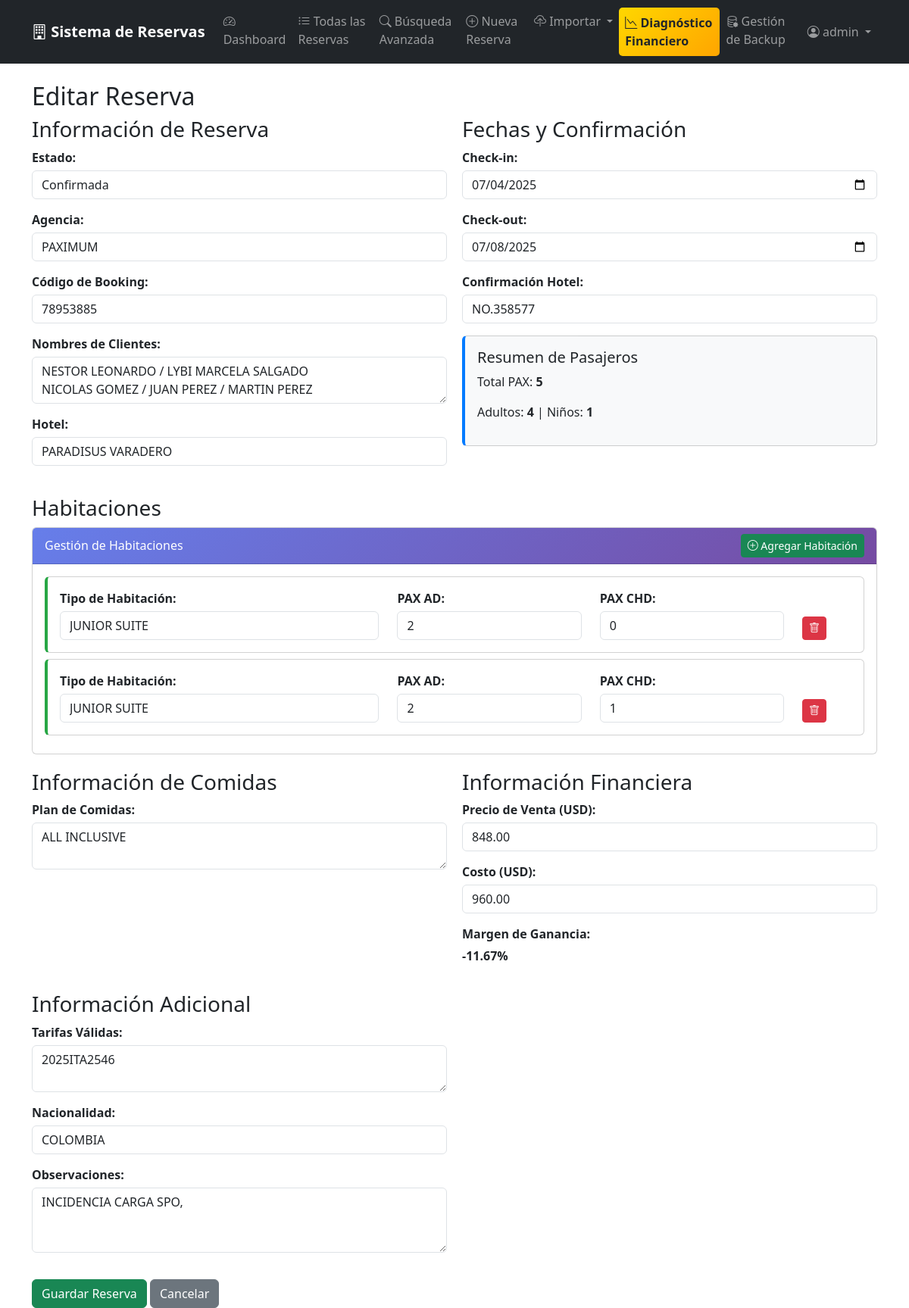
Page /118/update/ (signed in) on the committed database.
### reservations/models.py (models this page shows, shortened)
class Reservation(models.Model):
    STATUS_CHOICES = [
        ('OK', 'Confirmada'),
        ('CXX', 'Cancelada'),
        ('PENDING', 'Pendiente'),
    ]
    status = models.CharField(
        max_length=20,
        choices=STATUS_CHOICES,
        default='OK'
    )
    agency = models.CharField(max_length=100)
    booking_code = models.CharField(max_length=50, unique=True)
    clients_names = models.TextField()
    hotel = models.CharField(max_length=200)
    date_from = models.DateField()
    date_to = models.DateField()
    hotel_confirmation = models.CharField(max_length=100, blank=True)
    meal_plan = models.TextField(blank=True, verbose_name='Plan de Comidas')
    sale_price = models.DecimalField(max_digits=10, decimal_places=2)
    touch_cost = models.DecimalField(max_digits=10, decimal_places=2)
    profit_percentage = models.DecimalField(
        max_digits=8,
        decimal_places=2,
        blank=True,
        null=True
    )
    valid_rates = models.TextField(blank=True)
    nationality = models.CharField(max_length=50)
    remarks = models.TextField(blank=True)
    created_by = models.ForeignKey(
        User,
        on_delete=models.CASCADE
    )
    created_at = models.DateTimeField(auto_now_add=True)
    updated_at = models.DateTimeField(auto_now=True)
    class Meta:
        ordering = ['created_at']

### reservations/views.py (the view)
# urls.py: path('<int:pk>/update/', views.reservation_update, name='update'),
@login_required
def reservation_update(request, pk):
    reservation = get_object_or_404(Reservation, pk=pk)
    if request.method == 'POST':
        post_data = request.POST.copy()
        post_data = convertir_datos_a_uppercase(post_data)
        form = ReservationForm(post_data, instance=reservation)
        if form.is_valid():
            reservation = form.save()
            reservation.rooms.all().delete()
            room_data = request.POST.get('room_data')
            if room_data:
                rooms = json.loads(room_data)
                for room_info in rooms:
                    room_type_upper = room_info['room_type'].upper()
                    Room.objects.create(
                        reservation=reservation,
                        room_type=room_type_upper,
                        pax_ad=int(room_info['pax_ad']),
                        pax_chd=int(room_info['pax_chd'])
                    )
            messages.success(request, f'Reserva {reservation.booking_code} actualizada exitosamente!')
            return redirect('reservations:list')
        else:
            messages.error(request, 'Por favor corrige los errores en el formulario.')
    else:
        form = ReservationForm(instance=reservation)
    existing_rooms = list(reservation.rooms.values('room_type', 'pax_ad', 'pax_chd'))
    room_form = RoomForm()
    return render(request, 'reservations/form.html', {
        'form': form,
        'room_form': room_form,
        'existing_rooms': existing_rooms,
        'title': 'Editar Reserva'
    })

### reservations/forms.py
class RoomForm(forms.ModelForm):
    class Meta:
        model = Room
        fields = ['room_type', 'pax_ad', 'pax_chd']
        widgets = {
            'room_type': forms.TextInput(attrs={
                'class': 'form-control',
                'placeholder': 'Ej: Doble Standard, Suite, etc.'
            }),
            'pax_ad': forms.NumberInput(attrs={
                'class': 'form-control',
                'min': '0',
                'value': '1'
            }),
            'pax_chd': forms.NumberInput(attrs={
                'class': 'form-control',
                'min': '0',
                'value': '0'
            }),
        }

### reservations/templates/reservations/form.html (shortened to what this page needs)
{% extends 'reservations/base.html' %}
{% block content %}
<h2>{{ title }}</h2>
<form method="post" id="reservationForm">
    <div style="display: grid; grid-template-columns: 1fr 1fr; gap: 20px;">
        <div>
            <h3>Información de Reserva</h3>
            <div class="form-group">
                <label>Estado:</label>
                {{ form.status }}
            </div>
            <div class="form-group">
                <label>Agencia:</label>
                {{ form.agency }}
            </div>
            <div class="form-group">
                <label>Código de Booking:</label>
                {{ form.booking_code }}
            </div>
            <div class="form-group">
                <label>Nombres de Clientes:</label>
                {{ form.clients_names }}
            </div>
            <div class="form-group">
                <label>Hotel:</label>
                {{ form.hotel }}
            </div>
        </div>
        <div>
            <h3>Fechas y Confirmación</h3>
            <div class="form-group">
                <label>Check-in:</label>
                {{ form.date_from }}
            </div>
            <div class="form-group">
                <label>Check-out:</label>
                {{ form.date_to }}
            </div>
            <div class="form-group">
                <label>Confirmación Hotel:</label>
                {{ form.hotel_confirmation }}
            </div>
            <div class="pax-summary card mt-3">
                <div class="card-body">
                    <h5>Resumen de Pasajeros</h5>
                    <div id="paxSummary">
                        <p>Total PAX: <strong id="totalPax">0</strong></p>
                        <p>Adultos: <strong id="totalAd">0</strong> | Niños: <strong id="totalChd">0</strong></p>
                    </div>
                </div>
            </div>
        </div>
    </div>
    <div class="rooms-section mt-4">
        <h3>Habitaciones</h3>
        <div class="card">
            <div class="card-header d-flex justify-content-between align-items-center">
                <span>Gestión de Habitaciones</span>
                <button type="button" class="btn btn-success btn-sm" id="addRoomBtn">
                    <i class="bi bi-plus-circle"></i> Agregar Habitación
                </button>
            </div>
            <div class="card-body">
                <div id="roomsContainer">
                    {% if existing_rooms %}
                        {% for room in existing_rooms %}
                        <div class="room-item card mb-2">
                            <div class="card-body">
                                <div class="row">
                                    <div class="col-md-5">
                                        <label>Tipo de Habitación:</label>
                                        <input type="text" class="form-control room-type"
                                               value="{{ room.room_type }}"
                                               placeholder="Ej: Doble Standard">
                                    </div>
                                    <div class="col-md-3">
                                        <label>PAX AD:</label>
                                        <input type="number" class="form-control pax-ad"
                                               value="{{ room.pax_ad }}" min="0" value="1">
                                    </div>
                                    <div class="col-md-3">
                                        <label>PAX CHD:</label>
                                        <input type="number" class="form-control pax-chd"
                                               value="{{ room.pax_chd }}" min="0" value="0">
                                    </div>
                                    <div class="col-md-1 d-flex align-items-end">
                                        <button type="button" class="btn btn-danger btn-sm remove-room">
                                            <i class="bi bi-trash"></i>
                                        </button>
                                    </div>
                                </div>
                            </div>
                        </div>
                        {% endfor %}
                    {% endif %}
                </div>
            </div>
        </div>
    </div>
    <div style="display: grid; grid-template-columns: 1fr 1fr; gap: 20px; margin-top: 20px;">
        <div>
            <h3>Información de Comidas</h3>
            <div class="form-group">
                <label>Plan de Comidas:</label>
                {{ form.meal_plan }}
            </div>
        </div>
        <div>
            <h3>Información Financiera</h3>
            <div class="form-group">
                <label>Precio de Venta (USD):</label>
                {{ form.sale_price }}
            </div>
            <div class="form-group">
                <label>Costo (USD):</label>
                {{ form.touch_cost }}
            </div>
            {% if form.instance.profit_percentage %}
            <div class="form-group">
                <label>Margen de Ganancia:</label>
                <strong>{{ form.instance.profit_percentage|floatformat:2 }}%</strong>
            </div>
            {% endif %}
        </div>
    </div>
    <div style="display: grid; grid-template-columns: 1fr 1fr; gap: 20px; margin-top: 20px;">
        <div>
            <h3>Información Adicional</h3>
            <div class="form-group">
                <label>Tarifas Válidas:</label>
                {{ form.valid_rates }}
            </div>
            <div class="form-group">
                <label>Nacionalidad:</label>
                {{ form.nationality }}
            </div>
            <div class="form-group">
                <label>Observaciones:</label>
                {{ form.remarks }}
            </div>
        </div>
    </div>
    <div style="margin-top: 20px;">
        <button type="submit" class="btn btn-success">Guardar Reserva</button>
        <a href="{% url 'reservations:list' %}" class="btn btn-secondary">Cancelar</a>
    </div>
</form>
{% endblock %}

### reservations/templates/reservations/base.html (shortened to what this page needs)
<!DOCTYPE html>
<html lang="es" data-bs-theme="light">
<head>
    <link href="https://cdn.jsdelivr.net/npm/bootstrap@5.3.2/dist/css/bootstrap.min.css" rel="stylesheet">
    <link rel="stylesheet" href="https://cdn.jsdelivr.net/npm/bootstrap-icons@1.11.1/font/bootstrap-icons.css">
</head>
<body>
    <nav class="navbar navbar-expand-lg navbar-dark bg-dark">
        <div class="container">
            <a class="navbar-brand" href="{% url 'reservations:list' %}">
                <i class="bi bi-building"></i> Sistema de Reservas
            </a>
            <div class="collapse navbar-collapse" id="navbarNav">
                <ul class="navbar-nav me-auto">
                    <li class="nav-item">
                        <a class="nav-link" href="{% url 'reservations:dashboard' %}">
                            <i class="bi bi-speedometer2"></i> Dashboard
                        </a>
                    </li>
                    <li class="nav-item">
                        <a class="nav-link" href="{% url 'reservations:list' %}">
                            <i class="bi bi-list-ul"></i> Todas las Reservas
                        </a>
                    </li>
                    <li class="nav-item">
                        <a class="nav-link" href="{% url 'reservations:search' %}">
                            <i class="bi bi-search"></i> Búsqueda Avanzada
                        </a>
                    </li>
                    <li class="nav-item">
                        <a class="nav-link" href="{% url 'reservations:create' %}">
                            <i class="bi bi-plus-circle"></i> Nueva Reserva
                        </a>
                    </li>
                    <li class="nav-item dropdown">
                         <a class="nav-link dropdown-toggle" href="#" role="button" data-bs-toggle="dropdown">
                             <i class="bi bi-cloud-upload"></i> Importar
                         </a>
</li>
                    <li class="nav-item">
                        <a class="nav-link diagnostic-link text-dark fw-bold" href="{% url 'reservations:financial_debug' %}">
                            <i class="bi bi-graph-down"></i> Diagnóstico Financiero
                        </a>
                    </li>
                    <li class="nav-item">
                        <a class="nav-link" href="{% url 'reservations:backup_management' %}">
                             <i class="bi bi-database-gear"></i> Gestión de Backup
                        </a>
                    </li>
                </ul>
                <ul class="navbar-nav">
                    {% if user.is_authenticated %}
                    <li class="nav-item dropdown">
                        <a class="nav-link dropdown-toggle" href="#" role="button" data-bs-toggle="dropdown">
                            <i class="bi bi-person-circle"></i> {{ user.username }}
                        </a>
                    </li>
                    {% else %}
                    <li class="nav-item">
                        <a class="nav-link" href="{% url 'login' %}">
                            <i class="bi bi-box-arrow-in-right"></i> Iniciar Sesión
                        </a>
                    </li>
                    {% endif %}
                </ul>
            </div>
        </div>
    </nav>
    <div class="container mt-4">
        {% block content %}
        {% endblock %}
    </div>
</body>
</html>

### reservations/templates/reservations/base.html (style rules this page uses)
.navbar-brand { font-weight: 600; }
.card-header { background: linear-gradient(135deg, #667eea 0%, #764ba2 100%); color: white; }
.diagnostic-link { background: linear-gradient(135deg, #ffd700 0%, #ffa500 100%); border-radius: 5px; margin: 2px 0; }

### reservations/templates/reservations/form.html (style rules this page uses)
.form-group { margin-bottom: 15px; }
label { display: block; margin-bottom: 5px; font-weight: bold; }
input, select, textarea { width: 100%; padding: 8px; border: 1px solid #ddd; border-radius: 4px; box-sizing: border-box; }
textarea { resize: vertical; }
.pax-summary { background: #f8f9fa; border-left: 4px solid #007bff; }
.room-item { border-left: 4px solid #28a745; }

### rows in the picture
Reservation: status "Confirmada", agency "PAXIMUM", booking_code "78953885", clients_names "NESTOR LEONARDO / LYBI MARCELA SALGADO NICOLAS GOMEZ / JUAN PEREZ / MARTIN PEREZ", hotel "PARADISUS VARADERO", date_from "07/04/2025", date_to "07/08/2025", hotel_confirmation "NO.358577", meal_plan "ALL INCLUSIVE", sale_price "848.00", touch_cost "960.00", instance.profit_percentage "-11.67", valid_rates "2025ITA2546", nationality "COLOMBIA", remarks "INCIDENCIA CARGA SPO,"

### other values in the picture
{{ user.username }} "admin"
{{ title }} "Editar Reserva"
